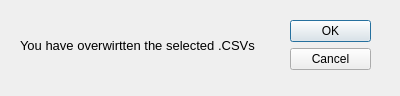
<?xml version="1.0" encoding="UTF-8"?>
<ui version="4.0">
 <class>Confirmation</class>
 <widget class="QDialog" name="Confirmation">
  <property name="geometry">
   <rect>
    <x>0</x>
    <y>0</y>
    <width>400</width>
    <height>96</height>
   </rect>
  </property>
  <property name="windowTitle">
   <string>Dialog</string>
  </property>
  <widget class="QDialogButtonBox" name="buttonBox">
   <property name="geometry">
    <rect>
     <x>290</x>
     <y>20</y>
     <width>81</width>
     <height>241</height>
    </rect>
   </property>
   <property name="orientation">
    <enum>Qt::Vertical</enum>
   </property>
   <property name="standardButtons">
    <set>QDialogButtonBox::Cancel|QDialogButtonBox::Ok</set>
   </property>
  </widget>
  <widget class="QLabel" name="label">
   <property name="geometry">
    <rect>
     <x>20</x>
     <y>10</y>
     <width>261</width>
     <height>71</height>
    </rect>
   </property>
   <property name="font">
    <font>
     <pointsize>10</pointsize>
    </font>
   </property>
   <property name="text">
    <string>You have overwirtten the selected .CSVs</string>
   </property>
  </widget>
 </widget>
 <resources/>
 <connections>
  <connection>
   <sender>buttonBox</sender>
   <signal>accepted()</signal>
   <receiver>Confirmation</receiver>
   <slot>accept()</slot>
   <hints>
    <hint type="sourcelabel">
     <x>248</x>
     <y>254</y>
    </hint>
    <hint type="destinationlabel">
     <x>157</x>
     <y>274</y>
    </hint>
   </hints>
  </connection>
  <connection>
   <sender>buttonBox</sender>
   <signal>rejected()</signal>
   <receiver>Confirmation</receiver>
   <slot>reject()</slot>
   <hints>
    <hint type="sourcelabel">
     <x>316</x>
     <y>260</y>
    </hint>
    <hint type="destinationlabel">
     <x>286</x>
     <y>274</y>
    </hint>
   </hints>
  </connection>
 </connections>
</ui>
